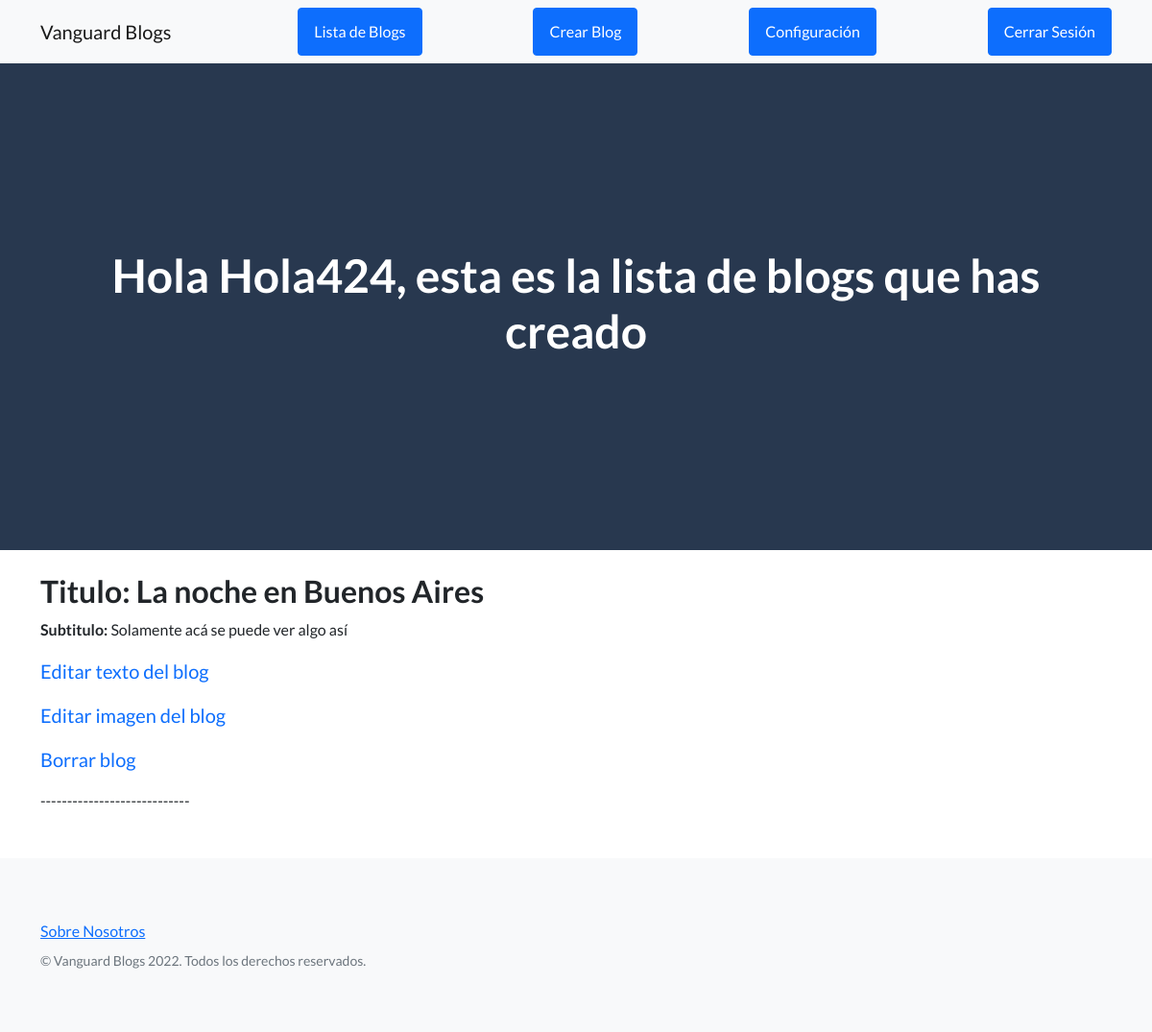
The app's page /administrar_blogs_usuario (signed in) with its own data.
### app_blogs/models.py (models this page shows, shortened)
class Blog(models.Model):
    titulo = models.CharField(max_length=100)
    subtitulo = models.CharField(max_length=100)
    cuerpo = models.CharField(max_length=2000)
    fecha = models.DateTimeField(auto_now_add=True)
    imagen = models.ImageField(upload_to = 'blogs', null = True, blank = True)
    user = models.ForeignKey(User, on_delete=models.CASCADE)

### app_blogs/views.py (the view)
# urls.py: path('administrar_blogs_usuario', views.administrar_blogs_usuario, name="Administrar Blogs"),
@login_required
def administrar_blogs_usuario(request):
    blogs_usuario = Blog.objects.filter(user_id = request.user.id)
    if not blogs_usuario:
        return render(request, "app_blogs/administracion_blogs_usuario_vacio.html")
    return render(request, "app_blogs/administracion_blogs_usuario.html", {"blogs_usuario":blogs_usuario})

### app_blogs/templates/app_blogs/administracion_blogs_usuario.html (shortened to what this page needs)
{% extends "app_blogs/padre.html" %}
{% load static %}
{% block contenido_pagina %}
<header class="masthead">
    <div class="container position-relative">
        <div class="row justify-content-center">
            <div class="text-center text-white background-black">
                <h1>Hola {{user.get_username}}, esta es la lista de blogs que has creado</h1>
            </div>
        </div>
    </div>
</header>
<div class="container position-relative">
    <div class="row justify-content-center">
        {% for post in blogs_usuario %}
               <h2>Titulo: {{post.titulo}}</h2>
               <p><strong> Subtitulo:</strong> {{post.subtitulo}}</p>
                <p><a class="navbar-brand" href="editar_blog_usuario_texto/{{post.id}}">Editar texto del blog</a></p>
                <p><a class="navbar-brand" href="editar_blog_usuario_imagen/{{post.id}}">Editar imagen del blog</a></p>
                <p><a class="navbar-brand" href="borrar_blog/{{post.id}}">Borrar blog</a></p>
                <p>----------------------------</p>
        {% endfor %}
        </div>
    </div>
{% endblock %}

### records on screen
Blog: titulo "La noche en Buenos Aires", subtitulo "Solamente acá se puede ver algo así"

### other values on screen
{{ user.get_username }} "Hola424"
